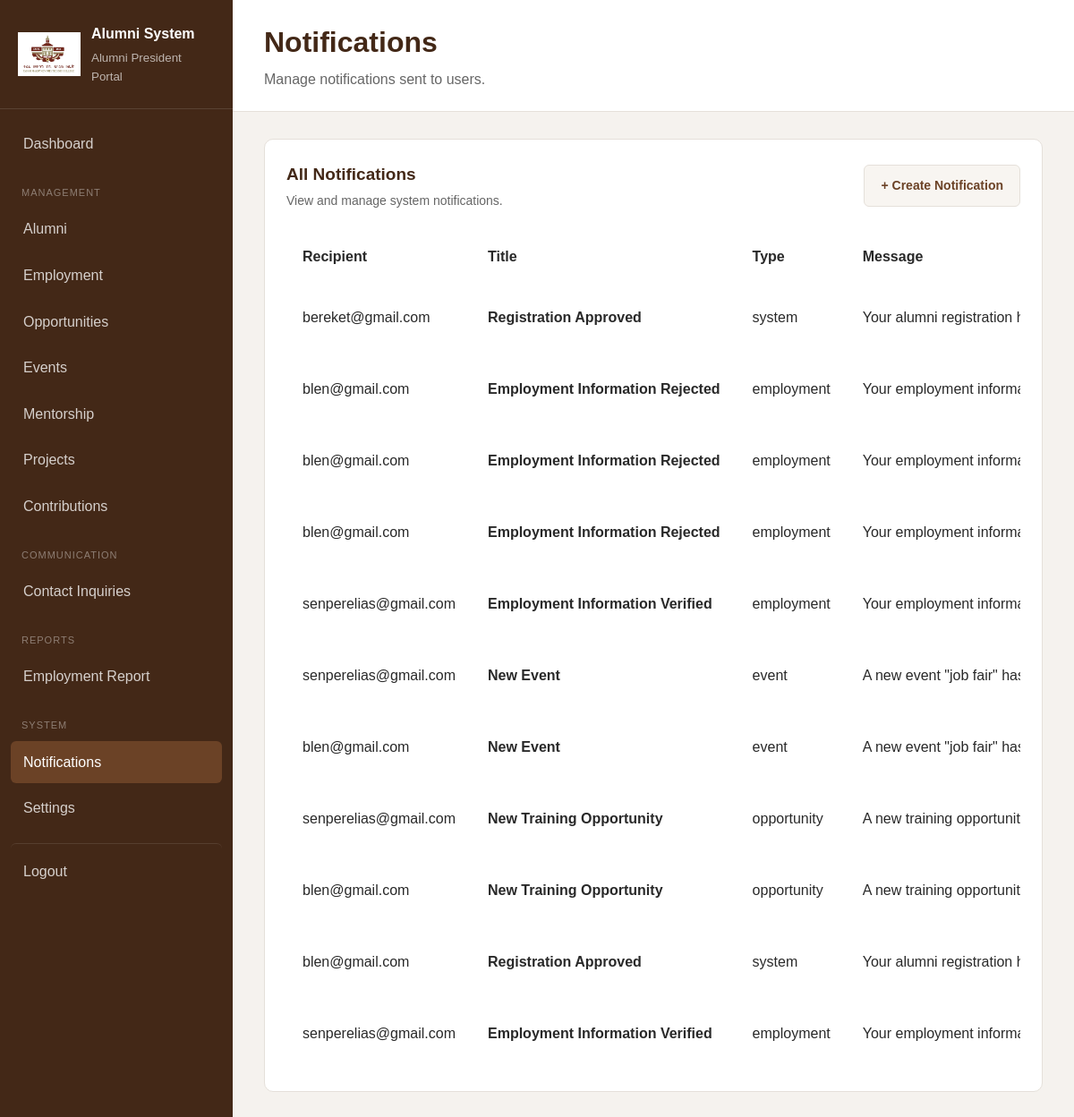
Page /admin/notification/index.php (signed in) on the committed database.
### tables this page shows
CREATE TABLE `notifications` (
  `notification_id` int(10) UNSIGNED NOT NULL,
  `user_id` int(10) UNSIGNED NOT NULL,
  `title` varchar(200) NOT NULL,
  `message` text NOT NULL,
  `type` varchar(50) DEFAULT NULL,
  `opportunity_id` int(11) DEFAULT NULL,
  `event_id` int(11) DEFAULT NULL,
  `is_read` tinyint(1) NOT NULL DEFAULT 0,
  `created_at` timestamp NOT NULL DEFAULT current_timestamp()
);

CREATE TABLE `users` (
  `user_id` int(10) UNSIGNED NOT NULL,
  `email` varchar(150) NOT NULL,
  `password_hash` varchar(255) NOT NULL,
  `role` enum('admin','alumni','registrar','student_rep','system_admin') NOT NULL,
  `account_status` enum('active','inactive','suspended') NOT NULL DEFAULT 'active',
  `must_change_password` tinyint(1) NOT NULL DEFAULT 0,
  `created_at` timestamp NOT NULL DEFAULT current_timestamp(),
  `updated_at` timestamp NOT NULL DEFAULT current_timestamp() ON UPDATE current_timestamp(),
  `failed_login_attempts` int(11) NOT NULL DEFAULT 0,
  `locked_until` datetime DEFAULT NULL
);

### includes/functions.php (called while the page is built, shortened)
<?php
function e($value)
{
    return htmlspecialchars(
        (string) $value,
        ENT_QUOTES,
        "UTF-8"
    );
}

### admin/notification/index.php (the view, shortened to what this page needs)
<?php
require_once "../../config/database.php";
require_once "../../includes/functions.php";
$notifications = $conn->query("
    SELECT
        n.notification_id,
        n.title,
        n.message,
        n.type,
        n.is_read,
        n.created_at,
        u.email
    FROM notifications n
    LEFT JOIN users u
        ON n.user_id = u.user_id
    ORDER BY n.created_at DESC
");
?>
<!DOCTYPE html>
<html lang="en">
<head>
    <link
        rel="stylesheet"
        href="../../assets/css/style.css"
    >
</head>
<body class="admin-body">
<div class="admin-layout">
      <?php require_once __DIR__ ."/../includes/sidebar.php"; ?>
    <main class="admin-main">
        <header class="admin-topbar">
            <div>
                <h1>
                    Notifications
                </h1>
                <p>
                    Manage notifications sent to users.
                </p>
            </div>
        </header>
        <section class="dashboard-content">
            <div class="dashboard-panel">
                <div class="panel-header">
                    <div>
                        <h2>
                            All Notifications
                        </h2>
                        <p>
                            View and manage system notifications.
                        </p>
                    </div>
                    <a
                        href="create.php"
                        class="secondary-button"
                    >
                        + Create Notification
                    </a>
                </div>
                <?php if (
                    $notifications &&
                    $notifications->num_rows > 0
                ): ?>
                    <div class="table-responsive">
                        <table class="admin-table">
                            <thead>
                                <tr>
                                    <th>
                                        Recipient
                                    </th>
                                    <th>
                                        Title
                                    </th>
                                    <th>
                                        Type
                                    </th>
                                    <th>
                                        Message
                                    </th>
                                </tr>
                            </thead>
                            <tbody>
                                <?php while (
                                    $notification =
                                    $notifications->fetch_assoc()
                                ): ?>
                                    <tr>
                                        <td>
                                            <?= e(
                                                $notification["email"]
                                                ?? "Unknown User"
                                            ) ?>
                                        </td>
                                        <td>
                                            <strong>
                                                <?= e(
                                                    $notification["title"]
                                                ) ?>
                                            </strong>
                                        </td>
                                        <td>
                                            <span
                                                class="status-badge"
                                            >
                                                <?= e(
                                                    $notification["type"]
                                                ) ?>
                                            </span>
                                        </td>
                                        <td>
                                            <?= e(
                                                $notification["message"]
                                            ) ?>
                                        </td>
                                    </tr>
                                <?php endwhile; ?>
                            </tbody>
                        </table>
                    </div>
                <?php endif; ?>
            </div>
        </section>
    </main>
</div>
</body>
</html>

### assets/css/style.css (style rules this page uses)
:root { --primary-brown: #6b4226; --dark-brown: #432817; --light-brown: #a67c52; --cream: #f8f5f1; --white: #ffffff; --text-dark: #292929; --text-light: #666666; --border: #e5e0da; }
* { margin: 0; padding: 0; box-sizing: border-box; }
body { font-family: Arial, sans-serif; background: var(--cream); color: var(--text-dark); line-height: 1.6; }
a { text-decoration: none; color: inherit; }
.admin-body { background: #f5f2ee; }
.admin-layout { min-height: 100vh; display: flex; }
.admin-main { margin-left: 260px; width: calc(100% - 260px); }
.admin-topbar { background: var(--white); padding: 22px 35px; border-bottom: 1px solid var(--border); display: flex; justify-content: space-between; align-items: center; }
.admin-topbar h1 { color: var(--dark-brown); margin-bottom: 3px; }
.admin-topbar p { color: var(--text-light); }
.dashboard-content { padding: 30px 35px; }
.dashboard-panel { background: var(--white); border: 1px solid var(--border); border-radius: 10px; padding: 24px; margin-bottom: 25px; }
.panel-header { display: flex; justify-content: space-between; align-items: center; margin-bottom: 22px; }
.panel-header h2 { color: var(--dark-brown); font-size: 19px; }
.panel-header p { color: var(--text-light); font-size: 14px; margin-top: 3px; }
.panel-header a { color: var(--primary-brown); font-weight: 600; font-size: 14px; }
.primary-button, .secondary-button { display: inline-block; padding: 11px 18px; border-radius: 6px; font-weight: 600; cursor: pointer; border: none; }
.secondary-button { background: var(--cream); color: var(--dark-brown); border: 1px solid var(--border); }
.admin-table { width: 100%; border-collapse: separate; border-spacing: 0; table-layout: auto; }
.admin-table th, .admin-table td { padding: 16px 18px; text-align: left; vertical-align: middle; white-space: nowrap; }
.admin-table th { font-weight: 600; }
.admin-table td { line-height: 1.5; }
.admin-table th:nth-child(1), .admin-table td:nth-child(1) { min-width: 180px; }
.admin-table th:nth-child(2), .admin-table td:nth-child(2) { min-width: 150px; }
.admin-table th:nth-child(3), .admin-table td:nth-child(3) { min-width: 110px; }
.admin-table th:nth-child(4), .admin-table td:nth-child(4) { min-width: 140px; }
.table-responsive { width: 100%; overflow-x: auto; -webkit-overflow-scrolling: touch; }

### rows in the picture
notifications: user.email "bereket@gmail.com", title "Registration Approved", type "system", message "Your alumni registration…"
notifications: user.email "blen@gmail.com", title "Employment Information Rejected", type "employment", message "Your employment…"
notifications: user.email "blen@gmail.com", title "Employment Information Rejected", type "employment", message "Your employment…"
notifications: user.email "blen@gmail.com", title "Employment Information Rejected", type "employment", message "Your employment…"
notifications: user.email "senperelias@gmail.com", title "Employment Information Verified", type "employment", message "Your employment…"
notifications: user.email "senperelias@gmail.com", title "New Event", type "event", message "A new event \"job fair\"…"
notifications: user.email "blen@gmail.com", title "New Event", type "event", message "A new event \"job fair\"…"
notifications: user.email "senperelias@gmail.com", title "New Training Opportunity", type "opportunity", message "A new training…"
notifications: user.email "blen@gmail.com", title "New Training Opportunity", type "opportunity", message "A new training…"
notifications: user.email "blen@gmail.com", title "Registration Approved", type "system", message "Your alumni registration…"
notifications: user.email "senperelias@gmail.com", title "Employment Information Verified", type "employment", message "Your employment…"
